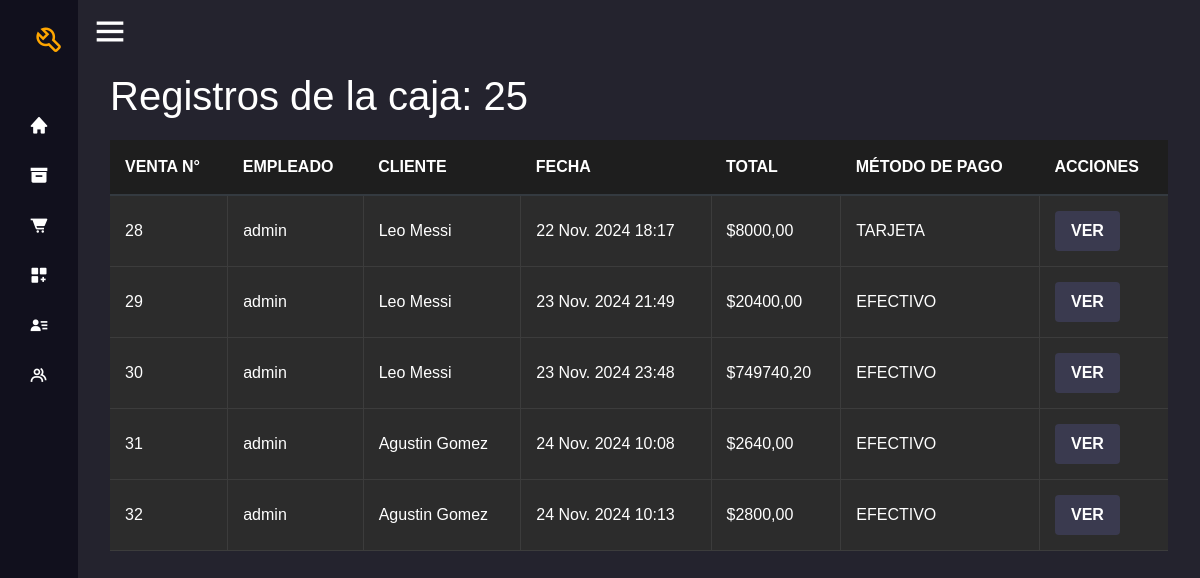
The app's page /caja/25/ventas (signed in) with its own data.
### entidad/models.py (models this page shows, shortened)
class Venta(models.Model):
    caja= models.ForeignKey(Caja, on_delete=models.PROTECT)
    empleado= models.ForeignKey(User, on_delete=models.PROTECT)
    cliente= models.ForeignKey(Cliente, on_delete=models.PROTECT)
    fecha= models.DateTimeField(auto_now_add=True)
    total= models.DecimalField(max_digits=10, decimal_places=2)
    estado= models.CharField(max_length=4, choices=ESTADOS_CHOICES, default="NOP")
    forma_pago = models.CharField(max_length=100,choices=METODO_PAGO_CHOICE, default="EFEC")
    descuento= models.DecimalField(max_digits=10, default=0, decimal_places=2)
    class Meta:
        verbose_name = ("Venta")
        verbose_name_plural = ("Ventas")

class Cliente(models.Model):
    dni= models.CharField(max_length=8)
    nombre= models.CharField(max_length=30)
    apellido= models.CharField(max_length=30)
    correo= models.EmailField(max_length=40, blank=True)
    telefono= models.CharField(max_length=10)
    activo= models.BooleanField(default=True)
    class Meta:
        verbose_name = ("Cliente")
        verbose_name_plural = ("Clientes")
    def __str__(self):
        return f"{self.nombre} {self.apellido}"

### entidad/views.py (the view)
# urls.py: path('caja/<int:pk>/ventas', views.ventas, name='ventas'),
@login_required
def ventas(request, pk):
    if not request.user.has_perm('entidad.add_caja'):
        return redirect('permiso_denegado')
    caja= Caja.objects.get(id=pk)
    ventas_list = Venta.objects.filter(caja=caja)
    return render(request, 'entidad/ventas.html', {'ventas': ventas_list,
                                                    'title': f'Registros de la caja: {caja.id}'})

### templates/entidad/ventas.html (shortened to what this page needs)
{% extends "base.html" %}
{% load static %}
{% block content %}
<link rel="stylesheet" href="{% static 'css/registro_ventas.css' %}">
<div class="container-fluid">
    <h1 class="categories-title">{{ title }}</h1>
    {% if ventas %}
    <table class="table-custom" id="tabla-registroventas">
        <thead>
            <tr>
                <th>VENTA N°</th>
                <th>EMPLEADO</th>
                <th>CLIENTE</th>
                <th>FECHA</th>
                <th>TOTAL</th>
                <th>MÉTODO DE PAGO</th>
                <th>ACCIONES</th>
            </tr>
        </thead>
        <tbody>
            {% for venta in ventas %}
                <tr>
                    <td>{{ venta.id }}</td>
                    <td>{{ venta.empleado }}</td>
                    <td>{{ venta.cliente }}</td>
                    <td>{{ venta.fecha }}</td>
                    <td>${{ venta.total }}</td>
                    <td>{{ venta.forma_pago|upper }}</td>
                    <td>
                        <button
                            type="button"
                            onclick='abrir_modal_edicion("{% url 'detalle_venta' venta.id %}")'
                            class="btn btn-secondary">
                            VER
                        </button>
                    </td>
                </tr>
            {% endfor %}
        </tbody>
    </table>
    {% else %}
    <div class="alert alert-warning text-center">
        No hay ventas registradas.
    </div>
    {% endif %}
</div>
{% endblock %}

### static/css/style.css (style rules this page uses)
* { margin: 0; padding: 0; box-sizing: border-box; }
body, html { margin: 0; padding: 0; height: 100%; font-family: Arial, sans-serif; background-color: #1e1e2d; color: #ffffff; }
body { overflow: hidden; }
.container-fluid { padding: 20px; }
.btn { padding: 8px 16px; border-radius: 4px; font-weight: bold; }
.btn-secondary { background-color: #3a3a4f; border: none; }

### static/css/registro_ventas.css (style rules this page uses)
.table-custom { width: 100%; margin-top: 20px; border-collapse: collapse; text-align: left; }
.table-custom thead th { background-color: #1e1e1e; color: white; text-align: left; padding: 15px; font-weight: bold; text-transform: uppercase; border-bottom: 2px solid #343a40; }
.table-custom tbody tr { background-color: #2c2c2c; color: white; border-bottom: 1px solid #3c3c3c; }
.table-custom td { padding: 15px; vertical-align: middle; border-right: 1px solid #3c3c3c; }
.table-custom td:last-child { border-right: none; }
.table-custom tbody tr:last-child td { border-bottom: none; }
body { margin: 0; padding: 0; }

### records on screen
Venta: id "28", empleado "admin", cliente "Leo Messi", fecha "22 Nov. 2024 18:17", total "8000,00", forma_pago "TARJETA"
Venta: id "29", empleado "admin", cliente "Leo Messi", fecha "23 Nov. 2024 21:49", total "20400,00", forma_pago "EFECTIVO"
Venta: id "30", empleado "admin", cliente "Leo Messi", fecha "23 Nov. 2024 23:48", total "749740,20", forma_pago "EFECTIVO"
Venta: id "31", empleado "admin", cliente "Agustin Gomez", fecha "24 Nov. 2024 10:08", total "2640,00", forma_pago "EFECTIVO"
Venta: id "32", empleado "admin", cliente "Agustin Gomez", fecha "24 Nov. 2024 10:13", total "2800,00", forma_pago "EFECTIVO"

### other values on screen
{{ title }} "Registros de la caja: 25"
